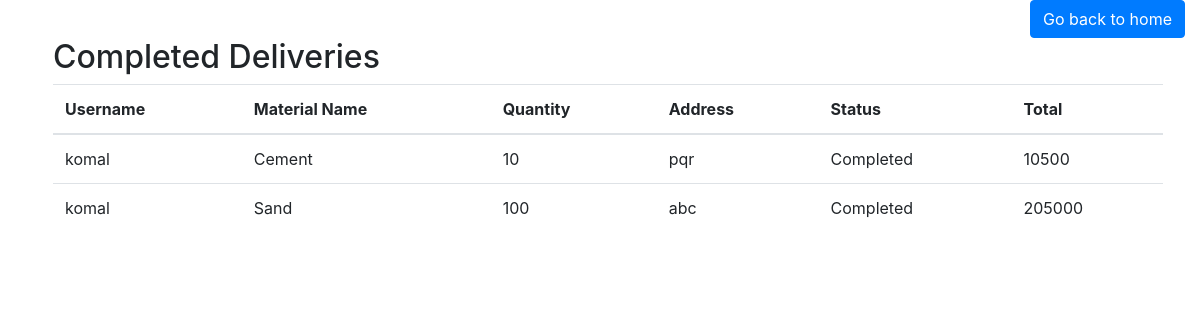
The app's page /completed_delivery/ (signed in) with its own data.
### bmms_app/models.py (models this page shows, shortened)
class CompletedDelivery(models.Model):
    delivered = models.ForeignKey(PaidOrder, on_delete=models.CASCADE)
    status = models.CharField(max_length=20, default="Delivery remaining")

class PaidOrder(models.Model):
    order = models.ForeignKey(Order,on_delete=models.CASCADE)
    transporter =  models.ForeignKey(TransporterRegistration,on_delete=models.CASCADE, blank=True,null=True)
    pay_id = models.CharField(max_length=50,blank=True,null=True)
    remarks = models.TextField(blank=True,null=True)
    order_date = models.DateTimeField(auto_now_add=True)

class Order(models.Model):
    user = models.ForeignKey(UserRegistration, on_delete=models.CASCADE)
    material_name = models.CharField(max_length=100,default='')
    quantity = models.IntegerField()
    price = models.IntegerField()
    address = models.TextField(blank=True)
    status = models.CharField(max_length=20,default='pending')
    total_amount = models.IntegerField()

class UserRegistration(models.Model):
    name = models.CharField(max_length=100)
    email = models.EmailField(unique=True)
    cemail = models.EmailField()
    password = models.CharField(max_length=10)
    phone_no = models.IntegerField(unique=True)
    address = models.TextField(max_length=200)
    verify = models.BooleanField(default=False)
    role = models.CharField(max_length=100,default='user')

### bmms_app/views.py (the view)
# urls.py: path('completed_delivery/', views.completed_delivery, name = "completed_delivery"),
def completed_delivery(request):
    cd = CompletedDelivery.objects.all()
    return render(request, 'completed_delivery.html', {'cd':cd})

### bmms_app/templates/completed_delivery.html (shortened to what this page needs)
<!DOCTYPE html>
<html lang="en">
<head>
  <link rel="stylesheet" href="https://maxcdn.bootstrapcdn.com/bootstrap/4.5.2/css/bootstrap.min.css">
</head>
<body>
<div class="col-md-12 text-right">
      <a href="{% url 'transporter_index' %}"><button type="button" class="btn btn-primary">Go back to home</button></a>
    </div>
<div class="container">
  <h2 class="mx-2">Completed Deliveries</h2>
  <table class="table mx-2">
    <thead>
      <tr>
        <th>Username</th>
        <th>Material Name</th>
        <th>Quantity</th>
        <th>Address</th>
        <th>Status</th>
        <th>Total</th>
    </tr>
    </thead>
    <tbody>
        {% for i in cd %}
        {% if i.delivered.transporter.email == request.session.email %}
        {% if i.status == "Completed"%}
          <tr>
            <td>{{i.delivered.order.user.name}}</td>
            <td>{{i.delivered.order.material_name}}</td>
            <td>{{i.delivered.order.quantity}}</td>
            <td>{{i.delivered.order.address}}</td>
            <td>{{i.status}}</td>
            <td>{{i.delivered.order.total_amount}}</td>
      </tr>
      {% endif %}
      {% endif %}
      {% endfor %}
    </tbody>
  </table>
</div>
</body>
</html>

### records on screen
CompletedDelivery: delivered.order.user.name "komal", delivered.order.material_name "Cement", delivered.order.quantity "10", delivered.order.address "pqr", status "Completed", delivered.order.total_amount "10500"
CompletedDelivery: delivered.order.user.name "komal", delivered.order.material_name "Sand", delivered.order.quantity "100", delivered.order.address "abc", status "Completed", delivered.order.total_amount "205000"
